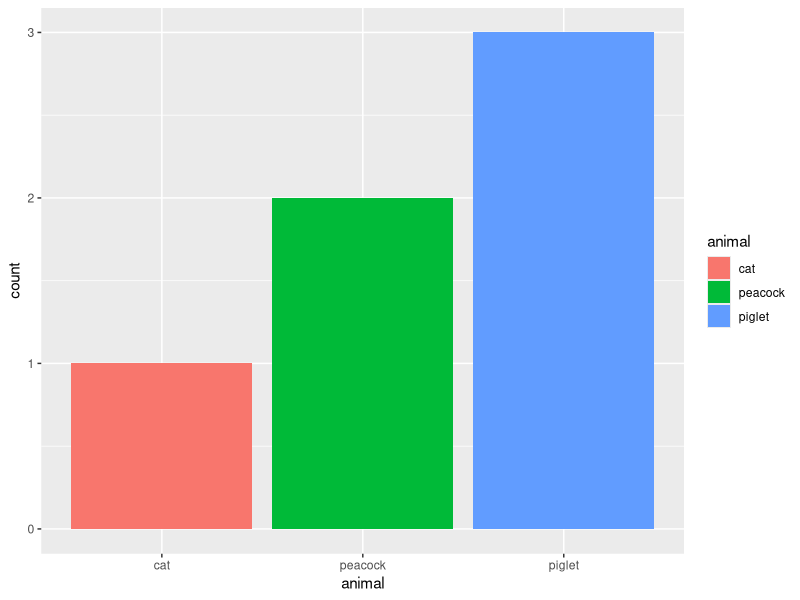
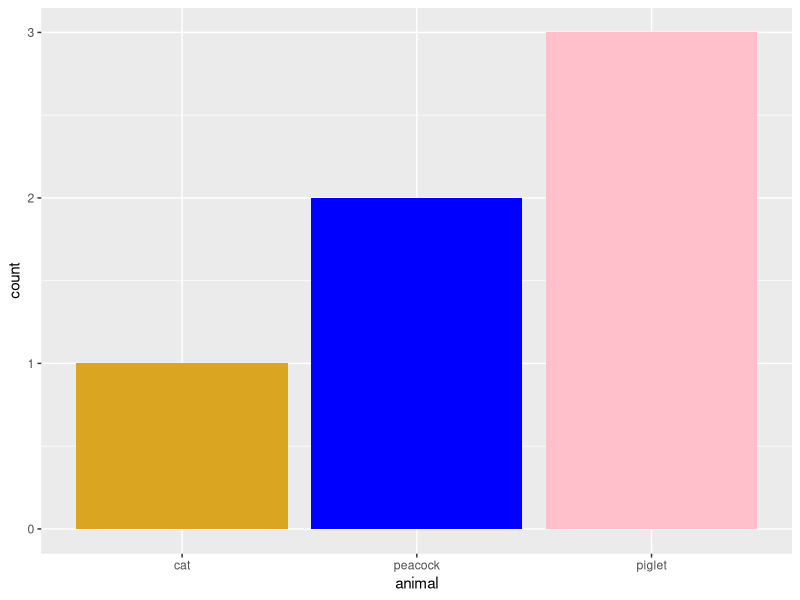
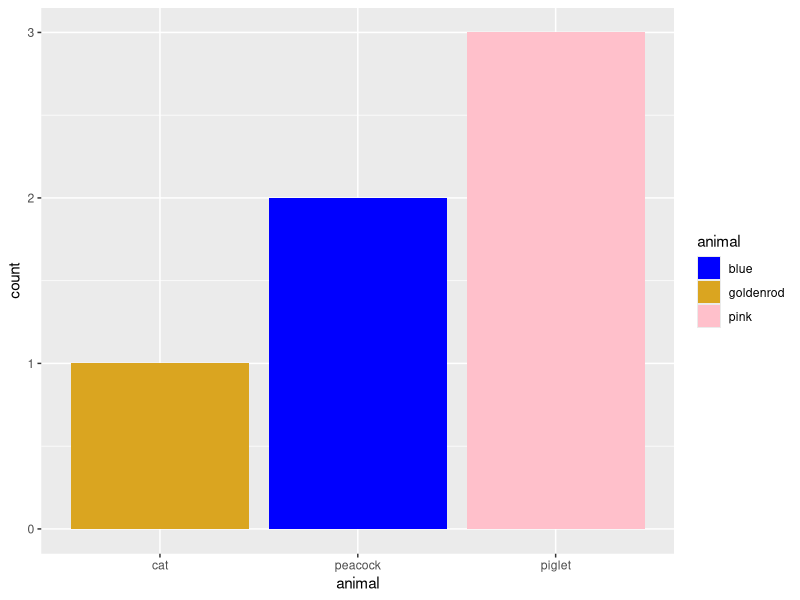

The R source for these figures, in order:
## ---- chunk 1
knitr::opts_chunk$set(echo = TRUE)
options(tidyverse.quiet = TRUE)
## ---- chunk 2
library(tidyverse)

## ---- chunk 3
scale_fill_semantic <- function(data = NULL, id = NULL, fill_guide = "none", ...) {
  rlang::check_installed("sf")
  transform <- new_fill_transform(data, id)
  scale <- discrete_scale(
    aesthetics = "fill",
    ...,
    palette = scales::pal_identity(),
    guide = fill_guide,
    super = ScaleDiscreteSemantic
  )
  ggproto(NULL, scale, trans = transform)
}

ScaleDiscreteSemantic <- ggproto(
  "ScaleDiscreteSemantic", ScaleDiscreteIdentity,
  transform = function(self, x) {
    self$trans(x)
  }
)

new_fill_transform <- function(data, id, call = rlang::caller_call()) {
  force(call)
  # check_inherits(data, "sf")
  ggplot2:::check_string(id)
  columns <- colnames(data)
  if (!id %in% columns) {
    cli::cli_abort("{.arg id} must be a column in {.arg data}.", call = call)
  }
  geom_col <- which(names(data) == ".color")
  if (is.integer(geom_col)) {
    geom_col <- columns[geom_col]
  }
  if (!geom_col %in% columns) {
    cli::cli_abort(
      "{.arg data} must have a geometry column of type {.cls sfc}.",
      call = call
    )
  }
  if (identical(id, geom_col)) {
    cli::cli_abort(
      "{.arg id} cannot be the geometry column in {.arg data}.",
      call = call
    )
  }
  function(x) {
    if (inherits(x, "sfc")) {
      return(x)
    }
    matches <- vctrs::vec_locate_matches(x, data[[id]])
    if (nrow(matches) < 1 || all(is.na(matches$haystack))) {
      cli::cli_abort(
        "No values match the {.var {id}} column in the spatial data.",
        call = call
      )
    }
    if (vctrs::vec_duplicate_any(matches$needles)) {
      groups <- vctrs::vec_split(data[[geom_col]][matches$haystack], matches$needles)
      vctrs::vec_c(!!!lapply(groups$val, sf::st_combine))
    } else {
      data[[geom_col]][matches$haystack]
    }
  }
}


# this is a placeholder, demo.  But, what would happen instead would be the translation on x to colors via an LLM tool like MALL.  
semantic_df <- tribble(~animal, ~.color,
                       "cat",     "goldenrod",
                       "piglet",  "pink",
                       "dolphin", "grey",
                       "peacock", "blue",
                       "dog",     "brown")

tribble(~animal, ~count,
        "cat",        1,
        "peacock",    2,
        "piglet",    3) |> 
ggplot() + 
  aes(fill = animal,
      x = animal,
      y = count) + 
  geom_col()

last_plot() + 
  scale_fill_semantic(data = semantic_df, id = "animal")  #neither argument would be required...

layer_data()


last_plot() + 
  scale_fill_semantic(data = semantic_df, id = "animal", fill_guide = "legend")
